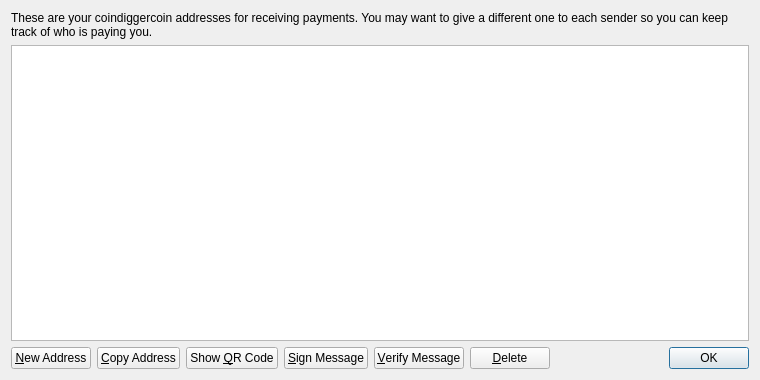
<?xml version="1.0" encoding="UTF-8"?>
<ui version="4.0">
 <class>AddressBookPage</class>
 <widget class="QWidget" name="AddressBookPage">
  <property name="geometry">
   <rect>
    <x>0</x>
    <y>0</y>
    <width>760</width>
    <height>380</height>
   </rect>
  </property>
  <property name="windowTitle">
   <string>Address Book</string>
  </property>
  <layout class="QVBoxLayout" name="verticalLayout">
   <item>
    <widget class="QLabel" name="labelExplanation">
     <property name="text">
      <string>These are your coindiggercoin addresses for receiving payments. You may want to give a different one to each sender so you can keep track of who is paying you.</string>
     </property>
     <property name="textFormat">
      <enum>Qt::PlainText</enum>
     </property>
     <property name="wordWrap">
      <bool>true</bool>
     </property>
    </widget>
   </item>
   <item>
    <widget class="QTableView" name="tableView">
     <property name="contextMenuPolicy">
      <enum>Qt::CustomContextMenu</enum>
     </property>
     <property name="toolTip">
      <string>Double-click to edit address or label</string>
     </property>
     <property name="tabKeyNavigation">
      <bool>false</bool>
     </property>
     <property name="alternatingRowColors">
      <bool>true</bool>
     </property>
     <property name="selectionMode">
      <enum>QAbstractItemView::SingleSelection</enum>
     </property>
     <property name="selectionBehavior">
      <enum>QAbstractItemView::SelectRows</enum>
     </property>
     <property name="sortingEnabled">
      <bool>true</bool>
     </property>
     <attribute name="verticalHeaderVisible">
      <bool>false</bool>
     </attribute>
    </widget>
   </item>
   <item>
    <layout class="QHBoxLayout" name="horizontalLayout">
     <item>
      <widget class="QPushButton" name="newAddressButton">
       <property name="toolTip">
        <string>Create a new address</string>
       </property>
       <property name="text">
        <string>&amp;New Address</string>
       </property>
       <property name="icon">
        <iconset resource="../bitcoin.qrc">
         <normaloff>:/icons/add</normaloff>:/icons/add</iconset>
       </property>
      </widget>
     </item>
     <item>
      <widget class="QPushButton" name="copyToClipboard">
       <property name="toolTip">
        <string>Copy the currently selected address to the system clipboard</string>
       </property>
       <property name="text">
        <string>&amp;Copy Address</string>
       </property>
       <property name="icon">
        <iconset resource="../bitcoin.qrc">
         <normaloff>:/icons/editcopy</normaloff>:/icons/editcopy</iconset>
       </property>
      </widget>
     </item>
     <item>
      <widget class="QPushButton" name="showQRCode">
       <property name="text">
        <string>Show &amp;QR Code</string>
       </property>
       <property name="icon">
        <iconset resource="../bitcoin.qrc">
         <normaloff>:/icons/qrcode</normaloff>:/icons/qrcode</iconset>
       </property>
      </widget>
     </item>
     <item>
      <widget class="QPushButton" name="signMessage">
       <property name="toolTip">
        <string>Sign a message to prove you own a Bitcoin address</string>
       </property>
       <property name="text">
        <string>&amp;Sign Message</string>
       </property>
       <property name="icon">
        <iconset resource="../bitcoin.qrc">
         <normaloff>:/icons/edit</normaloff>:/icons/edit</iconset>
       </property>
      </widget>
     </item>
     <item>
      <widget class="QPushButton" name="verifyMessage">
       <property name="toolTip">
        <string>Verify a message to ensure it was signed with a specified Bitcoin address</string>
       </property>
       <property name="text">
        <string>&amp;Verify Message</string>
       </property>
       <property name="icon">
        <iconset resource="../bitcoin.qrc">
         <normaloff>:/icons/transaction_0</normaloff>:/icons/transaction_0</iconset>
       </property>
      </widget>
     </item>
     <item>
      <widget class="QPushButton" name="deleteButton">
       <property name="toolTip">
        <string>Delete the currently selected address from the list. Only sending addresses can be deleted.</string>
       </property>
       <property name="text">
        <string>&amp;Delete</string>
       </property>
       <property name="icon">
        <iconset resource="../bitcoin.qrc">
         <normaloff>:/icons/remove</normaloff>:/icons/remove</iconset>
       </property>
      </widget>
     </item>
     <item>
      <spacer name="horizontalSpacer">
       <property name="orientation">
        <enum>Qt::Horizontal</enum>
       </property>
       <property name="sizeHint" stdset="0">
        <size>
         <width>40</width>
         <height>20</height>
        </size>
       </property>
      </spacer>
     </item>
     <item>
      <widget class="QDialogButtonBox" name="buttonBox">
       <property name="sizePolicy">
        <sizepolicy hsizetype="Maximum" vsizetype="Fixed">
         <horstretch>0</horstretch>
         <verstretch>0</verstretch>
        </sizepolicy>
       </property>
       <property name="standardButtons">
        <set>QDialogButtonBox::Ok</set>
       </property>
      </widget>
     </item>
    </layout>
   </item>
  </layout>
 </widget>
 <resources>
  <include location="../bitcoin.qrc"/>
 </resources>
 <connections/>
</ui>
